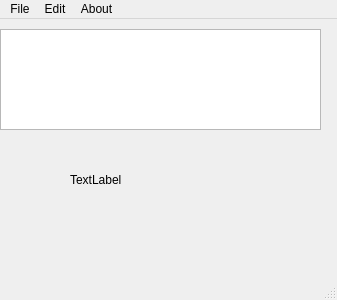
<?xml version="1.0" encoding="UTF-8"?>
<ui version="4.0">
 <class>MainWindow</class>
 <widget class="QMainWindow" name="MainWindow">
  <property name="geometry">
   <rect>
    <x>0</x>
    <y>0</y>
    <width>337</width>
    <height>300</height>
   </rect>
  </property>
  <property name="sizePolicy">
   <sizepolicy hsizetype="Fixed" vsizetype="Fixed">
    <horstretch>0</horstretch>
    <verstretch>0</verstretch>
   </sizepolicy>
  </property>
  <property name="minimumSize">
   <size>
    <width>337</width>
    <height>300</height>
   </size>
  </property>
  <property name="maximumSize">
   <size>
    <width>337</width>
    <height>300</height>
   </size>
  </property>
  <property name="windowTitle">
   <string>PyFormula</string>
  </property>
  <property name="locale">
   <locale language="English" country="UnitedStates"/>
  </property>
  <widget class="QWidget" name="centralwidget">
   <widget class="QWidget" name="verticalLayoutWidget_2">
    <property name="geometry">
     <rect>
      <x>70</x>
      <y>110</y>
      <width>171</width>
      <height>101</height>
     </rect>
    </property>
    <layout class="QVBoxLayout" name="verticalLayout_4">
     <item>
      <widget class="QLabel" name="label">
       <property name="text">
        <string>TextLabel</string>
       </property>
      </widget>
     </item>
    </layout>
   </widget>
   <widget class="QWidget" name="verticalLayoutWidget">
    <property name="geometry">
     <rect>
      <x>0</x>
      <y>10</y>
      <width>321</width>
      <height>101</height>
     </rect>
    </property>
    <layout class="QVBoxLayout" name="verticalLayout_1">
     <item>
      <widget class="QPlainTextEdit" name="plainTextEdit"/>
     </item>
    </layout>
   </widget>
  </widget>
  <widget class="QStatusBar" name="statusbar"/>
  <widget class="QMenuBar" name="menubar">
   <property name="geometry">
    <rect>
     <x>0</x>
     <y>0</y>
     <width>337</width>
     <height>23</height>
    </rect>
   </property>
   <widget class="QMenu" name="menu">
    <property name="title">
     <string>File</string>
    </property>
    <addaction name="actionExit"/>
   </widget>
   <widget class="QMenu" name="menuEdit">
    <property name="title">
     <string>Edit</string>
    </property>
    <addaction name="actionSettings"/>
   </widget>
   <widget class="QMenu" name="menuAbout">
    <property name="title">
     <string>About</string>
    </property>
   </widget>
   <addaction name="menu"/>
   <addaction name="menuEdit"/>
   <addaction name="menuAbout"/>
  </widget>
  <action name="actionExit">
   <property name="text">
    <string>Exit</string>
   </property>
  </action>
  <action name="actionSettings">
   <property name="text">
    <string>Settings</string>
   </property>
  </action>
 </widget>
 <resources/>
 <connections/>
</ui>
